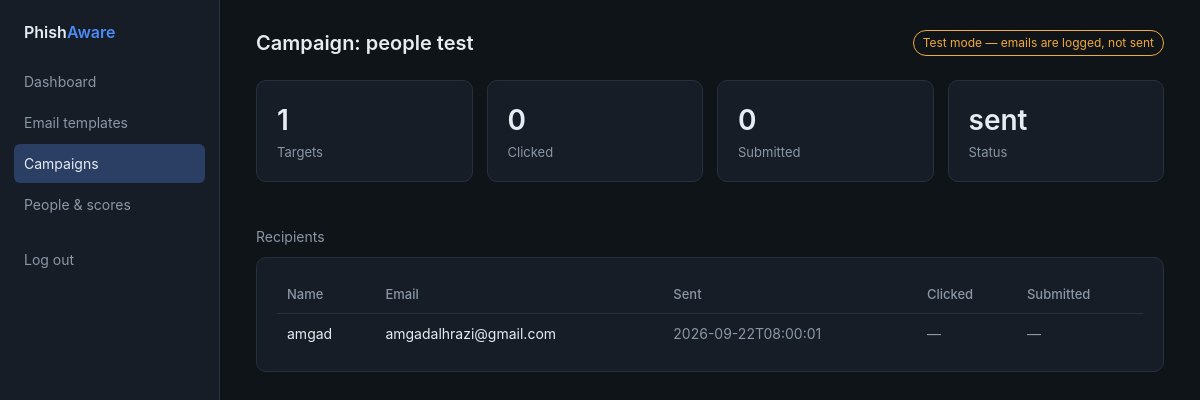
/campaigns/1 (signed in), run on an earlier commit of the app's database.
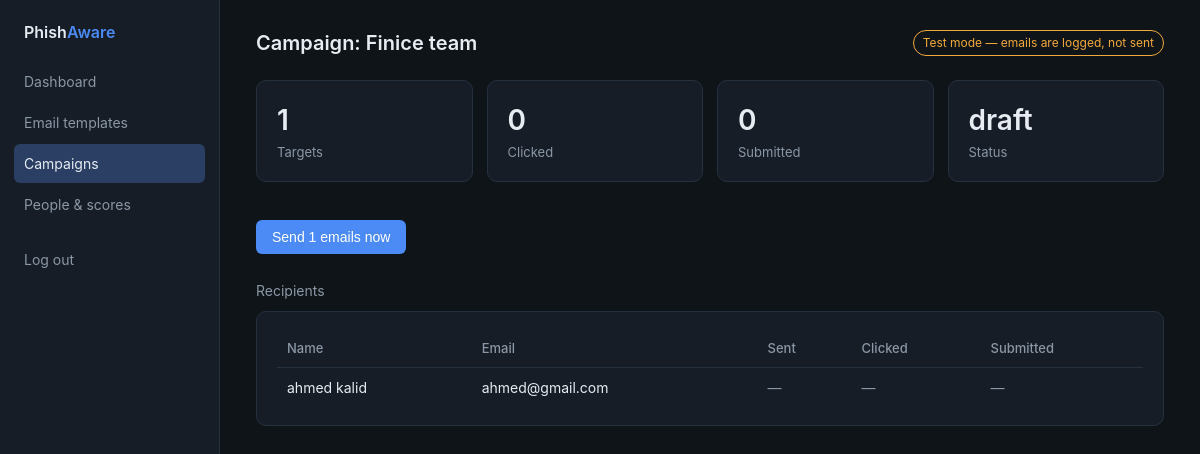
And on a later commit of the database.
### tables this page shows
CREATE TABLE campaigns (
            id INTEGER PRIMARY KEY AUTOINCREMENT,
            name TEXT NOT NULL,
            template_id INTEGER NOT NULL,
            status TEXT DEFAULT 'draft',
            created_at TEXT DEFAULT (datetime('now')),
            sent_at TEXT,
            FOREIGN KEY (template_id) REFERENCES templates(id)
        );

CREATE TABLE targets (
            id INTEGER PRIMARY KEY AUTOINCREMENT,
            campaign_id INTEGER NOT NULL,
            name TEXT,
            email TEXT NOT NULL,
            token TEXT UNIQUE NOT NULL,
            sent_at TEXT,
            clicked_at TEXT,
            submitted_at TEXT,
            ip_address TEXT,
            user_agent TEXT,
            FOREIGN KEY (campaign_id) REFERENCES campaigns(id)
        );

### app.py (the view)
@app.route("/campaigns/<int:campaign_id>")
def view_campaign(campaign_id):
    db = get_db()
    campaign = db.execute("SELECT * FROM campaigns WHERE id=?", (campaign_id,)).fetchone()
    if not campaign:
        abort(404)
    targets = db.execute(
        "SELECT * FROM targets WHERE campaign_id=? ORDER BY email", (campaign_id,)
    ).fetchall()
    clicked = sum(1 for t in targets if t["clicked_at"])
    submitted = sum(1 for t in targets if t["submitted_at"])
    return render_template(
        "campaign_detail.html", title=f"Campaign: {campaign['name']}", active="campaigns",
        campaign=campaign, targets=targets, clicked=clicked, submitted=submitted,
    )

### app.py (called while the page is built)
@app.before_request
def require_login():
    if request.endpoint in PUBLIC_ENDPOINTS or request.endpoint is None:
        return None
    if not session.get("admin"):
        return redirect(url_for("login"))
    return None

@app.context_processor
def inject_globals():
    return {"test_mode": config.TEST_MODE, "smtp_host": config.SMTP_HOST or "-"}

### database.py (called while the page is built)
def get_db():
    if "db" not in g:
        g.db = sqlite3.connect(config.DB_PATH)
        g.db.row_factory = sqlite3.Row
        g.db.execute("PRAGMA foreign_keys = ON")
    return g.db

### templates/campaign_detail.html
{% extends "base.html" %}
{% block content %}
<div class="grid" style="margin-bottom:20px;">
  <div class="card stat"><div class="num">{{ targets|length }}</div><div class="label">Targets</div></div>
  <div class="card stat"><div class="num">{{ clicked }}</div><div class="label">Clicked</div></div>
  <div class="card stat"><div class="num">{{ submitted }}</div><div class="label">Submitted</div></div>
  <div class="card stat"><div class="num">{{ campaign.status }}</div><div class="label">Status</div></div>
</div>
{% if campaign.status == 'draft' %}
<form method="post" action="{{ url_for('send_campaign', campaign_id=campaign.id) }}">
  <button type="submit">Send {{ targets|length }} emails now</button>
</form>
{% endif %}
<div class="section-title">Recipients</div>
<div class="card">
  <table>
    <tr><th>Name</th><th>Email</th><th>Sent</th><th>Clicked</th><th>Submitted</th></tr>
    {% for t in targets %}
    <tr>
      <td>{{ t.name or '—' }}</td>
      <td>{{ t.email }}</td>
      <td class="muted">{{ t.sent_at or '—' }}</td>
      <td class="muted">{{ t.clicked_at or '—' }}</td>
      <td class="muted">{{ t.submitted_at or '—' }}</td>
    </tr>
    {% endfor %}
  </table>
</div>
{% endblock %}

What changed in the data, as far as the page shows it:
changed campaigns: status "sent" → "draft"
changed targets: name "amgad" → "ahmed kalid"; email "amgadalhrazi@gmail.com" → "ahmed@gmail.com"; sent_at "2026-09-22T08:00:01" → "—"
Also different on the page:
{{ title }}: "Campaign: people test" → "Campaign: Finice team"
{{ targets|length }}: (not shown) → "1"
text now shown: "Send emails now"
